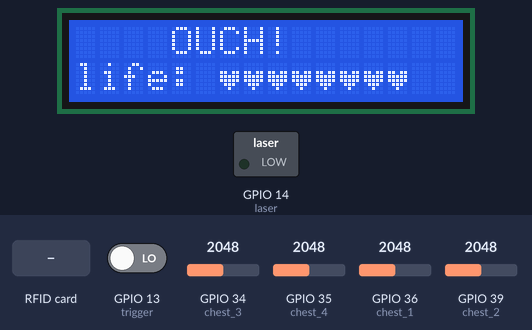
The sketch below on a simulated ESP32. Parts: 16×2 character LCD, switched loads named in the sketch (green lamp = pin HIGH). Dashed ring = blinking. The inputs (shaded band) are chosen by the test bench; at power-on: GPIO 13 (trigger) LOW, GPIO 34 (chest_3) = 2048, GPIO 35 (chest_4) = 2048, GPIO 36 (chest_1) = 2048, GPIO 39 (chest_2) = 2048. WiFi joins after 1.5 s; servers stay silent unless stated.

Above: at 5.0 s.
5.1 s: GPIO 13 (trigger) driven HIGH
At 5.48 s:
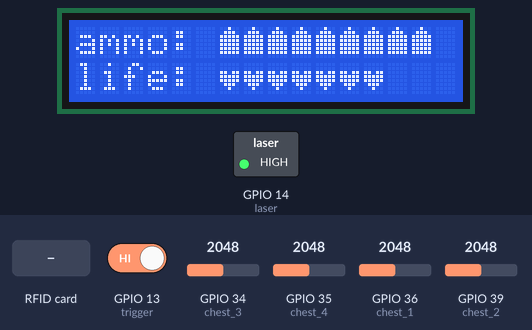
7.2 s: RFID card 5E 7A 19 C4 held to the reader
At 9.23 s:
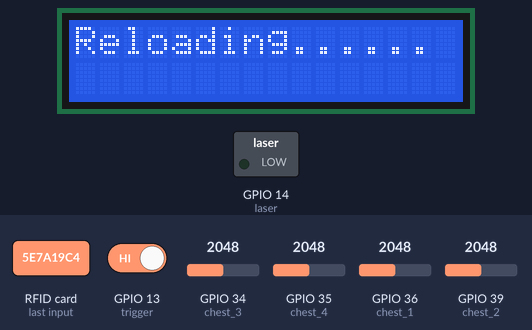
9.6 s: GPIO 13 (trigger) driven LOW
At 11.61 s:
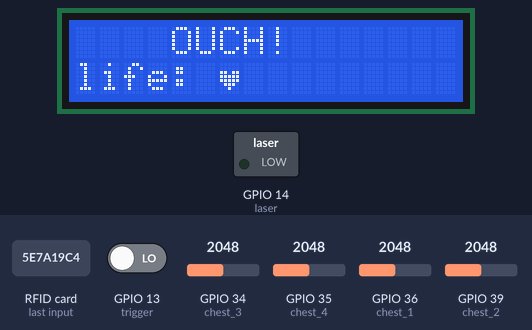
11.9 s: GPIO 13 (trigger) driven HIGH
At 12.62 s:
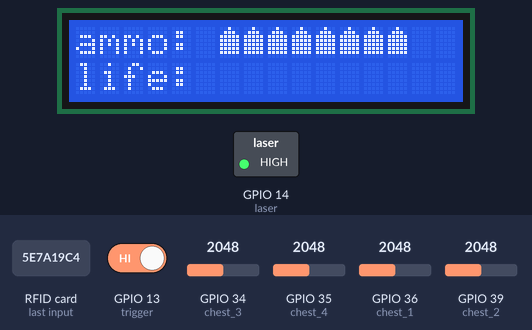
14.3 s: RFID card 5E 7A 19 C4 held to the reader
At 14.57 s:
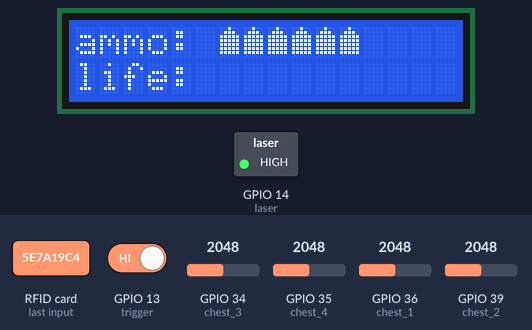
17.3 s: RFID card 5E 7A 19 C4 held to the reader
At 17.66 s:
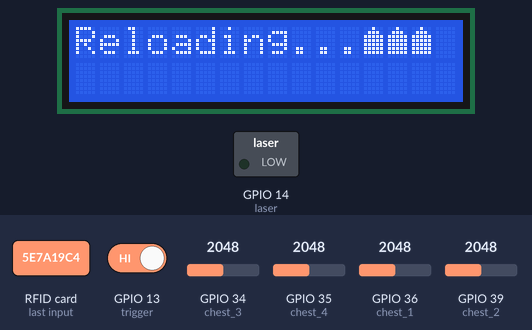
Timing chart, 0 to 24.7 s (numbered marks = the images above; inputs shaded):
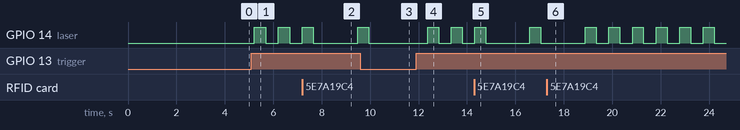

Measured:
- after the input at 5.1 s, GPIO 14 (laser): alternates HIGH for 0.46 s and LOW for 0.53 s, starting after 0.12 s; the display: first differs from a run without the input after 0.18 s (image 1)
- after the input at 7.2 s, the display: first differs from a run without the input after 0.92 s (image 2 shows a later state)
- after the input at 9.6 s, GPIO 14 (laser): goes on until 9.9 s, then stays LOW
- after the input at 11.9 s, GPIO 14 (laser): alternates HIGH for 0.45 s and LOW for 0.52 s, starting after 0.47 s; the display: first differs from a run without the input after 0.53 s (image 4)
- after the input at 14.3 s, GPIO 14 (laser): LOW → HIGH after 2.3 s, → LOW 0.45 s later
- after the input at 17.3 s, the display: changes after 0.21 s (image 6)
- what the display in image 1 shows lasts 0.5 s, from 5.3 s to 5.8 s

The sketch:

lasertagplayer.ino
```cpp
#include <MFRC522.h>
#include <SPI.h>
#include <LiquidCrystal_I2C.h>
#include <WiFi.h>


#define chest_1 36
#define chest_2 39
#define chest_3 34
#define chest_4 35
#define back_1 32
#define back_2 33
#define trigger 13
#define laser 14
#define SCK 18
#define MOSI 23
#define MISO 19
#define RST 4
#define SS 5    // SDA

const char* ssid = "Sameh";
const char* password = "123456SR";
const int chest[] = {chest_1, chest_2, chest_3, chest_4};
bool shot = false;
bool hasShot = false;
int life = 10;
int ammo = 10;

WiFiClient client;
LiquidCrystal_I2C lcd(0x27, 16, 2);
MFRC522 mfrc522(SS, RST);

byte heart[8] = {
  B00000,
  B00000,
  B11011,
  B11111,
  B11111,
  B01110,
  B00100,
  B00000
};


byte bullet[8] = {
  B00100,
  B01110,
  B11111,
  B11111,
  B11111,
  B11111,
  B11111,
  B00000
};

void setup() {
 // Serial.begin(115200);
  SPI.begin();
  mfrc522.PCD_Init();
  WiFi.begin(ssid,password);
  lcd.init();
  lcd.createChar(0, heart);
  lcd.createChar(1, bullet);
  lcd.backlight();
  pinMode(chest_1,INPUT);
  pinMode(chest_2,INPUT);
  pinMode(chest_3,INPUT);
  pinMode(chest_4,INPUT);
  pinMode(back_1, INPUT);
  pinMode(back_2, INPUT);
  pinMode(trigger,INPUT);
  pinMode(laser,OUTPUT);
  while (WiFi.status() != WL_CONNECTED) {
    delay(700);
    lcd.setCursor(0,0);
    lcd.print("CONNECTING");
  }
  if (client.connect("192.168.63.78", 1234)) {
    lcd.setCursor(0,0);
    lcd.print("                ");
    lcd.setCursor(2,0);
    lcd.print("READY TO PLAY!");
    lcd.setCursor(3,1);
    lcd.print("LASER TAG!");
    client.println("HP:" + String(life) + "|AMMO:" + String(ammo));
    delay(2000);
    updateLCD();
  }
  else {
    lcd.setCursor(0,0);
    lcd.print("CONN. FAILED");
  }
}

void loop() {
  //shooting code
  //char trig1 = digitalRead(trigger);
  //delay(10);
  char trig2 = digitalRead(trigger);
  if(trig2 == HIGH && hasShot){
  isShot();
  hasShot = false;
  delay(25);
  }
  if ((trig2 == HIGH) and !hasShot) {  // Button pressed (assuming pull-down)
    if (ammo > 0){
      ammo--;
      //if (client.connected())
      client.println("HP:" + String(life) + "|AMMO:" + String(ammo));
      digitalWrite(laser,HIGH);
    }
    updateLCD();
    hasShot = true;
    delay(50);
    isShot();
    bool shot1 = shot;
    delay(50);
    isShot();
    bool shot2 = shot;
    delay(50);
    isShot();
    bool shot3 = shot;
    delay(50);
    isShot();
    bool shot4 = shot;
    digitalWrite(laser,LOW);
    if(shot1 || shot2 || shot3 || shot4)
    shot = true;
  }
  //shot code
  isShot();
  if(shot){
    life--;
    lcd.setCursor(0,0);
    lcd.print("                ");
    lcd.setCursor(4,0);
    lcd.print("OUCH!");
    if (client.connected()) {
      client.println("HP:" + String(life) + "|AMMO:" + String(ammo));
    }
    if(life==0){
      //endgame logic
    }
    else{
      shot = false;
      delay(300);
      updateLCD();
    }
  }
  //reload code
  if (mfrc522.PICC_IsNewCardPresent() && mfrc522.PICC_ReadCardSerial()) {
    lcd.setCursor(0,1);
    lcd.print("                ");
    lcd.setCursor(0,0);
    lcd.print("Reloading...");
    delay(300);
    lcd.setCursor(0,0);
    lcd.print("Reloading....");
    delay(300);
    lcd.setCursor(0,0);
    lcd.print("Reloading.....");
    delay(300);
    lcd.setCursor(0,0);
    lcd.print("Reloading......");
    delay(300);
    ammo = 10;
    updateLCD();
  }
}

void updateLCD() {
  //Serial.println(ammo);

  lcd.setCursor(0, 0);
  lcd.print("ammo: ");
  lcd.setCursor(6, 0);
  lcd.print("                "); // Clear previous icons
  lcd.setCursor(6, 0);
  for (int i = 0; i < ammo && i < 10; i++) lcd.write(1); // bullets

  lcd.setCursor(0, 1);
  lcd.print("life: ");
  lcd.setCursor(6, 1);
  lcd.print("                ");
  lcd.setCursor(6, 1);
  for (int i = 0; i < life && i < 10; i++) lcd.write(0); // hearts
}
bool isCalibrated(){
  int data = analogRead(chest_1);
  //Serial.println(data);
  return data>=3000;
}
void isShot(){
 delay(50);
  double data[] = {0,0,0,0};
  for(int i = 0; i<4;i++){
    data[i] = (double)analogRead(chest[i])/4096;
  }
  int index1 = 0;
  double min1 = 1;
  int index2 = 0;
  double min2 = 1;
  for(int i = 0; i<4; i++){
    if(data[i]<min1){
      min2 = min1;
      min1 = data[i];
    }
    else if(data[i]>min1&&data[i]<min2){
      min2 = data[i];
    }
  }
  if(min1<0.8*min2)
    shot=true;
}
```
